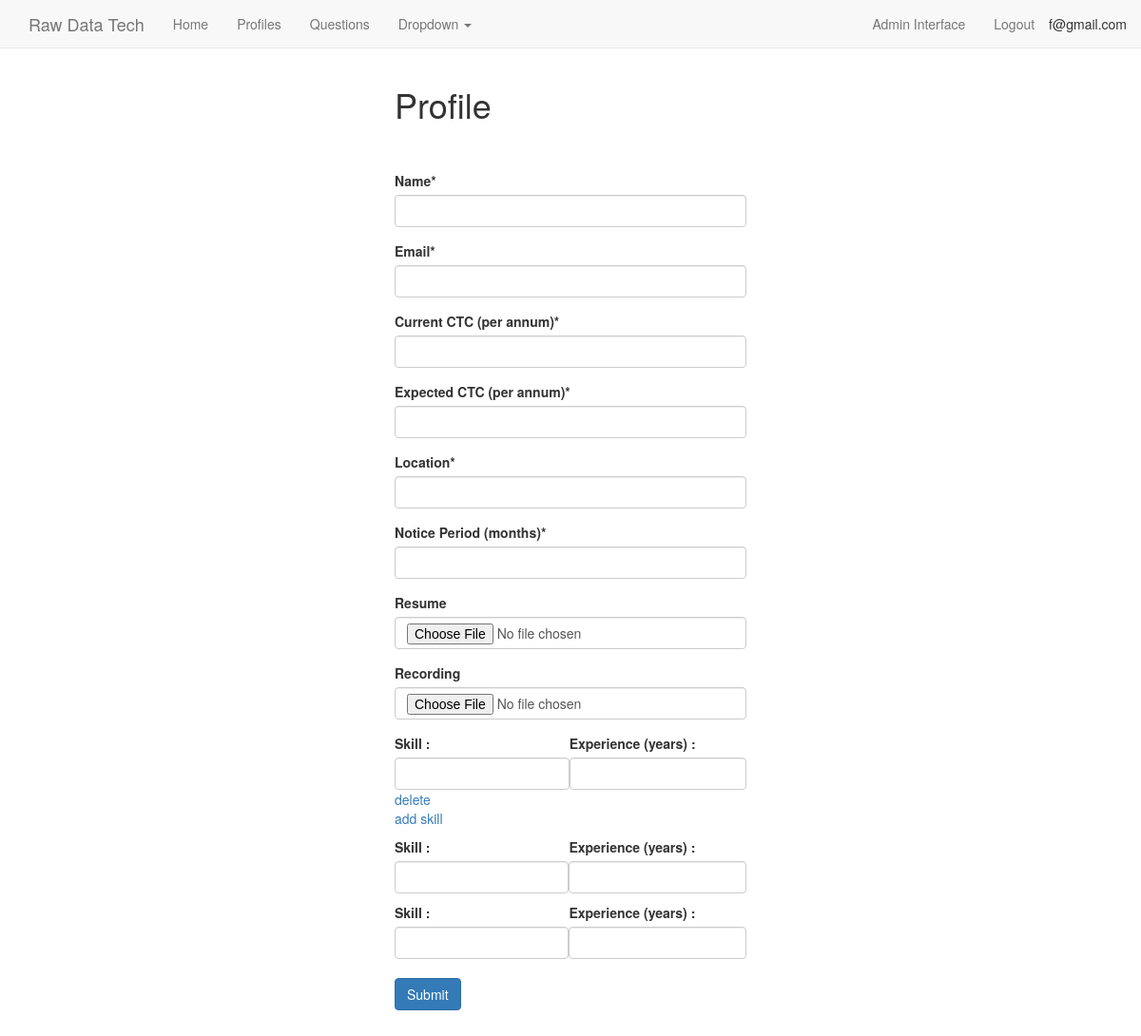
Page /profiles/create/ (signed in) on the earlier database version.
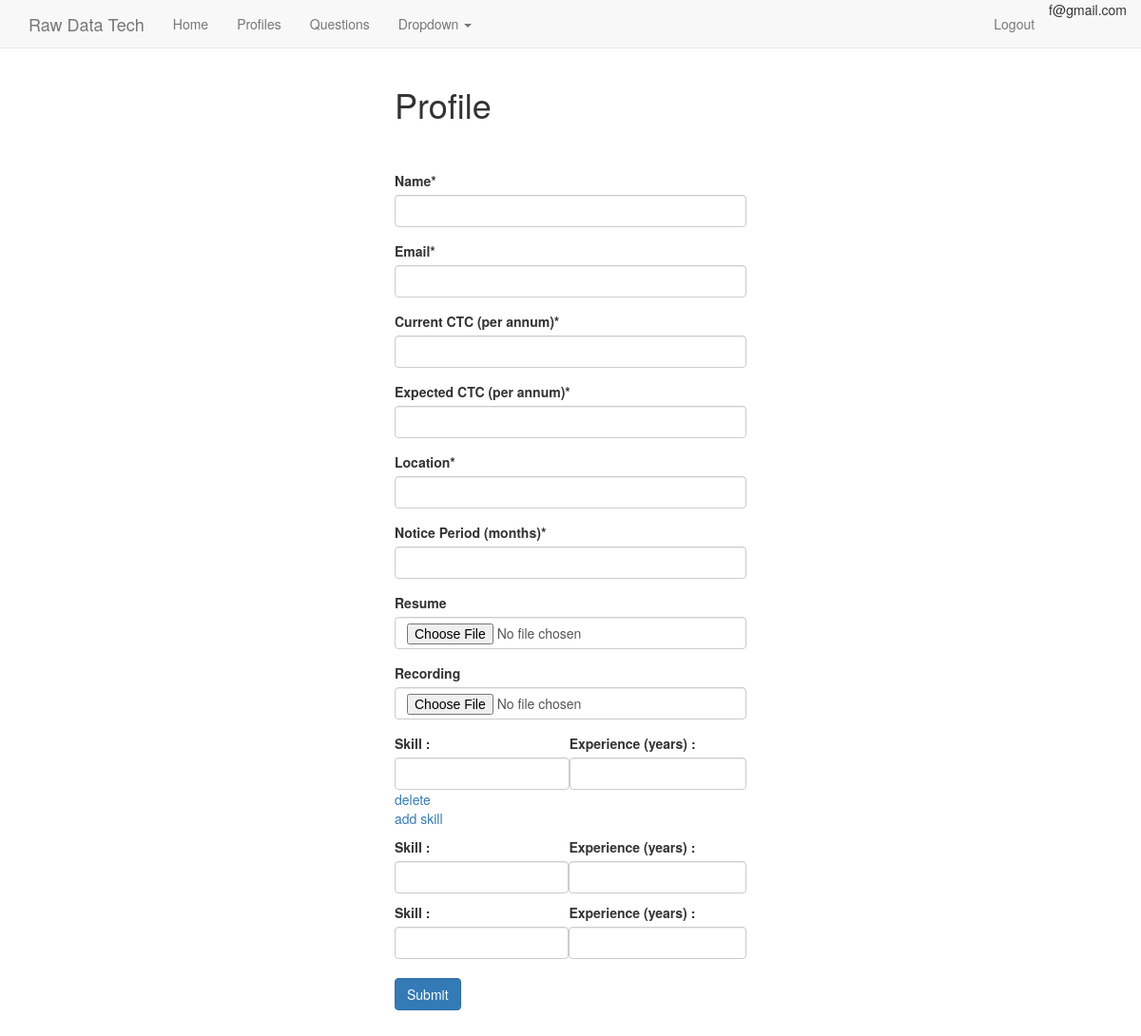
Same page on the later database version.
### recruits/models.py (models this page shows, shortened)
class CustomUser(AbstractBaseUser, PermissionsMixin):
    email = models.EmailField(unique=True)
    name = models.CharField(max_length=30)
    address = models.CharField(max_length=50)
    date_joined = models.DateTimeField(auto_now_add=True)
    is_active = models.BooleanField(default=True)
    is_staff = models.BooleanField(default=False)
    objects = UserManager()
    USERNAME_FIELD = 'email'
    REQUIRED_FIELDS = []
    class Meta:
        verbose_name = 'user'
        verbose_name_plural = 'users'
    def __str__(self):
        return self.email

### recruits/views.py (the view, shortened to what this page needs)
# urls.py: url(r'profiles/create/$', profile_create, name='profile-create'),
def profile_create(request):
    if request.user.is_authenticated():
        skill = profile_formset(request.POST or None)
        profile = ProfileForm(request.POST or None, request.FILES or None)
        context = {
                "profile": profile,
                "skill": skill,
            }
        return render(request, 'recruits/profile_form.html', context)
    return redirect("recruits:login")

### recruits/forms.py (shortened to what this page needs)
class ProfileForm(forms.ModelForm):
    current_ctc = forms.DecimalField(label='Current CTC (per annum)')
    expected_ctc = forms.DecimalField(label='Expected CTC (per annum)')
    notice_period = forms.IntegerField(label='Notice Period (months)')
    class Meta:
        model = Profile
        fields = ('name',
                  'email',
                  'current_ctc',
                  'expected_ctc',
                  'location',
                  'notice_period',
                  'resume',
                  'recording',
                  )

### recruits/templates/recruits/profile_form.html (shortened to what this page needs)
{% extends "recruits/base.html" %}
{% load static %}
{% load crispy_forms_tags %}
{% block content %}
<fieldset>
<div class='col-sm-4 col-sm-offset-4'>
  <h1>Profile</h1>
  <br>
  <br>
  <form method='POST' action='' enctype='multipart/form-data'>{% csrf_token %}
    {{ profile|crispy }}
    {% for form in skill.forms %}
    <table id="skill">
            <p>
            <tr>
              <td>
                <label for="skill">Skill :</label>
               {{ form.skill }}
              </td>
              <td>
                <label for="expnce">Experience (years) :</label>
               {{ form.exp }}
              </td>
            </tr>
            </p>
            {% endfor %}
    </table>
    <br>
    <p>
    <input class='btn btn-primary' type='submit' value='Submit' />
    </p>
  </form>
</div>
</fieldset>
{% endblock %}

### recruits/templates/recruits/navbar.html (shortened to what this page needs)
<nav class="navbar navbar-default navbar-static-top">
  <div class="container">
    <div class="navbar-header">
      <a class="navbar-brand" href="#">Raw Data Tech</a>
    </div>
    <div id="navbar" class="navbar-collapse collapse">
      <ul class="nav navbar-nav">
        <li><a href="{% url 'recruits:home' %}">Home</a></li>
         <li><a href='{% url "recruits:profile-list" %}'>Profiles</a></li></li>
          {% if request.user.is_authenticated %}
          <li><a href='{% url "questions:question-list" %}'>Questions</a></li></li>
          {% endif %}
        <li class="dropdown">
          <a href="#" class="dropdown-toggle" data-toggle="dropdown" role="button" aria-haspopup="true" aria-expanded="false">Dropdown <span class="caret"></span></a>
        </li>
      </ul>
      <ul class="nav navbar-nav navbar-right">
        {% if request.user.is_authenticated and not request.user.is_superuser %}
          <li class='pull-right'>{{ request.user }}<span class="sr-only">(current)</span></li>
          <li class='pull-right'><a  href='{% url "recruits:logout" %}'>Logout</a></li>
          {% elif request.user.is_authenticated and request.user.is_superuser %}
          <li class='pull-right acc-align'>{{ request.user }}<span class="sr-only">(current)</span></li>
          <li class='pull-right'><a  href='{% url "recruits:logout" %}'>Logout</a></li>
          <li class='pull-right'><a  href='/admin'>Admin Interface</a></li>
          {% else %}
          <li class='pull-right'><a  href='{% url "recruits:login" %}'>Login</a></li>
          {% endif %}
      </ul>
    </div>
  </div>
</nav>

Differences in the rows shown:
changed CustomUser "f@gmail.com": is_superuser True → False (drawn)
Other differences:
text no longer shown: "Admin Interface"
